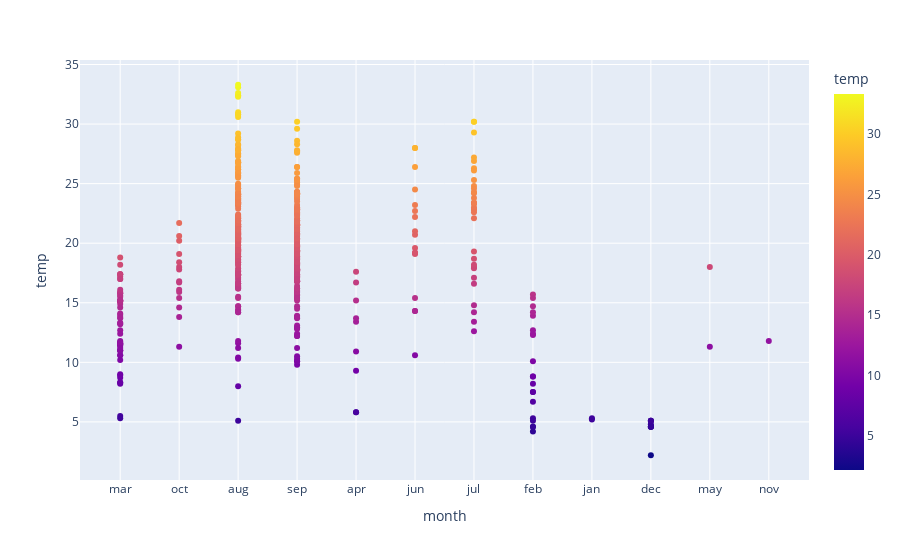

Notebook code cell kept with this figure:
### Code cell
fig = px.scatter(df, x="month", y="temp", color="temp")
fig.show()

### Figure 1 — Plotly figure (JSON) as saved in the notebook; plotly's stock layout.template omitted (floating-point values rounded to 4 significant figures; data arrays with more than 128 entries replaced by an {"elided": "..."} marker saying what was removed)
{"data": [{"hovertemplate": "month=%{x}<br>temp=%{marker.color}<extra></extra>", "legendgroup": "", "marker": {"color": {"elided": "517 float values"}, "coloraxis": "coloraxis", "symbol": "circle"}, "mode": "markers", "name": "", "orientation": "v", "showlegend": false, "type": "scatter", "x": {"elided": "517 str values"}, "xaxis": "x", "y": {"elided": "517 float values"}, "yaxis": "y"}], "layout": {"coloraxis": {"colorbar": {"title": {"text": "temp"}}, "colorscale": [[0, "#0d0887"], [0.1111, "#46039f"], [0.2222, "#7201a8"], [0.3333, "#9c179e"], [0.4444, "#bd3786"], [0.5556, "#d8576b"], [0.6667, "#ed7953"], [0.7778, "#fb9f3a"], [0.8889, "#fdca26"], [1, "#f0f921"]]}, "legend": {"tracegroupgap": 0}, "margin": {"t": 60}, "xaxis": {"anchor": "y", "domain": [0, 1], "title": {"text": "month"}}, "yaxis": {"anchor": "x", "domain": [0, 1], "title": {"text": "temp"}}}}
